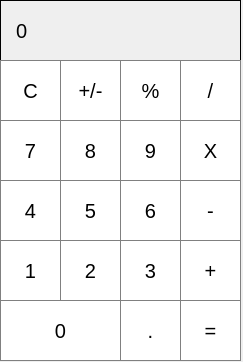
<?xml version="1.0" encoding="UTF-8"?>
<ui version="4.0">
 <class>MainWindow</class>
 <widget class="QMainWindow" name="MainWindow">
  <property name="geometry">
   <rect>
    <x>0</x>
    <y>0</y>
    <width>243</width>
    <height>362</height>
   </rect>
  </property>
  <property name="windowTitle">
   <string>MainWindow</string>
  </property>
  <widget class="QWidget" name="centralwidget">
   <property name="styleSheet">
    <string notr="true">QPushButton{
border:1px solid gray;
background-color:white;
font-size:20px;
color:black;
}
QLabel{
font-size:20px;
padding:10px;

border:1px solid black;
}
QPushButton:pressed{
background-color:gray;
}</string>
   </property>
   <widget class="QLabel" name="label">
    <property name="geometry">
     <rect>
      <x>0</x>
      <y>0</y>
      <width>241</width>
      <height>61</height>
     </rect>
    </property>
    <property name="styleSheet">
     <string notr="true">QLabel{
qproperty-alignment: 'AlignVCenter | AlignRight';
}</string>
    </property>
    <property name="text">
     <string>0</string>
    </property>
   </widget>
   <widget class="QPushButton" name="pushButton">
    <property name="geometry">
     <rect>
      <x>0</x>
      <y>60</y>
      <width>61</width>
      <height>61</height>
     </rect>
    </property>
    <property name="text">
     <string>C</string>
    </property>
   </widget>
   <widget class="QPushButton" name="pushButton_4">
    <property name="geometry">
     <rect>
      <x>120</x>
      <y>60</y>
      <width>61</width>
      <height>61</height>
     </rect>
    </property>
    <property name="text">
     <string>%</string>
    </property>
   </widget>
   <widget class="QPushButton" name="pushButton_5">
    <property name="geometry">
     <rect>
      <x>60</x>
      <y>60</y>
      <width>61</width>
      <height>61</height>
     </rect>
    </property>
    <property name="text">
     <string>+/-</string>
    </property>
   </widget>
   <widget class="QPushButton" name="pushButton_2">
    <property name="geometry">
     <rect>
      <x>180</x>
      <y>60</y>
      <width>61</width>
      <height>61</height>
     </rect>
    </property>
    <property name="styleSheet">
     <string notr="true"/>
    </property>
    <property name="text">
     <string>/</string>
    </property>
   </widget>
   <widget class="QPushButton" name="pushButton_6">
    <property name="geometry">
     <rect>
      <x>120</x>
      <y>120</y>
      <width>61</width>
      <height>61</height>
     </rect>
    </property>
    <property name="text">
     <string>9</string>
    </property>
   </widget>
   <widget class="QPushButton" name="pushButton_7">
    <property name="geometry">
     <rect>
      <x>60</x>
      <y>120</y>
      <width>61</width>
      <height>61</height>
     </rect>
    </property>
    <property name="text">
     <string>8</string>
    </property>
   </widget>
   <widget class="QPushButton" name="pushButton_3">
    <property name="geometry">
     <rect>
      <x>180</x>
      <y>120</y>
      <width>61</width>
      <height>61</height>
     </rect>
    </property>
    <property name="text">
     <string>X</string>
    </property>
   </widget>
   <widget class="QPushButton" name="pushButton_8">
    <property name="geometry">
     <rect>
      <x>0</x>
      <y>120</y>
      <width>61</width>
      <height>61</height>
     </rect>
    </property>
    <property name="text">
     <string>7</string>
    </property>
   </widget>
   <widget class="QPushButton" name="pushButton_9">
    <property name="geometry">
     <rect>
      <x>120</x>
      <y>180</y>
      <width>61</width>
      <height>61</height>
     </rect>
    </property>
    <property name="text">
     <string>6</string>
    </property>
   </widget>
   <widget class="QPushButton" name="pushButton_10">
    <property name="geometry">
     <rect>
      <x>60</x>
      <y>180</y>
      <width>61</width>
      <height>61</height>
     </rect>
    </property>
    <property name="text">
     <string>5</string>
    </property>
   </widget>
   <widget class="QPushButton" name="pushButton_11">
    <property name="geometry">
     <rect>
      <x>180</x>
      <y>180</y>
      <width>61</width>
      <height>61</height>
     </rect>
    </property>
    <property name="text">
     <string>-</string>
    </property>
   </widget>
   <widget class="QPushButton" name="pushButton_12">
    <property name="geometry">
     <rect>
      <x>0</x>
      <y>180</y>
      <width>61</width>
      <height>61</height>
     </rect>
    </property>
    <property name="text">
     <string>4</string>
    </property>
   </widget>
   <widget class="QPushButton" name="pushButton_13">
    <property name="geometry">
     <rect>
      <x>120</x>
      <y>240</y>
      <width>61</width>
      <height>61</height>
     </rect>
    </property>
    <property name="text">
     <string>3</string>
    </property>
   </widget>
   <widget class="QPushButton" name="pushButton_14">
    <property name="geometry">
     <rect>
      <x>60</x>
      <y>240</y>
      <width>61</width>
      <height>61</height>
     </rect>
    </property>
    <property name="text">
     <string>2</string>
    </property>
   </widget>
   <widget class="QPushButton" name="pushButton_15">
    <property name="geometry">
     <rect>
      <x>180</x>
      <y>240</y>
      <width>61</width>
      <height>61</height>
     </rect>
    </property>
    <property name="text">
     <string>+</string>
    </property>
   </widget>
   <widget class="QPushButton" name="pushButton_16">
    <property name="geometry">
     <rect>
      <x>0</x>
      <y>240</y>
      <width>61</width>
      <height>61</height>
     </rect>
    </property>
    <property name="text">
     <string>1</string>
    </property>
   </widget>
   <widget class="QPushButton" name="pushButton_19">
    <property name="geometry">
     <rect>
      <x>180</x>
      <y>300</y>
      <width>61</width>
      <height>61</height>
     </rect>
    </property>
    <property name="text">
     <string>=</string>
    </property>
   </widget>
   <widget class="QPushButton" name="pushButton_20">
    <property name="geometry">
     <rect>
      <x>0</x>
      <y>300</y>
      <width>121</width>
      <height>61</height>
     </rect>
    </property>
    <property name="text">
     <string>0</string>
    </property>
   </widget>
   <widget class="QPushButton" name="pushButton_17">
    <property name="geometry">
     <rect>
      <x>120</x>
      <y>300</y>
      <width>61</width>
      <height>61</height>
     </rect>
    </property>
    <property name="text">
     <string>.</string>
    </property>
   </widget>
  </widget>
 </widget>
 <resources/>
 <connections/>
</ui>
